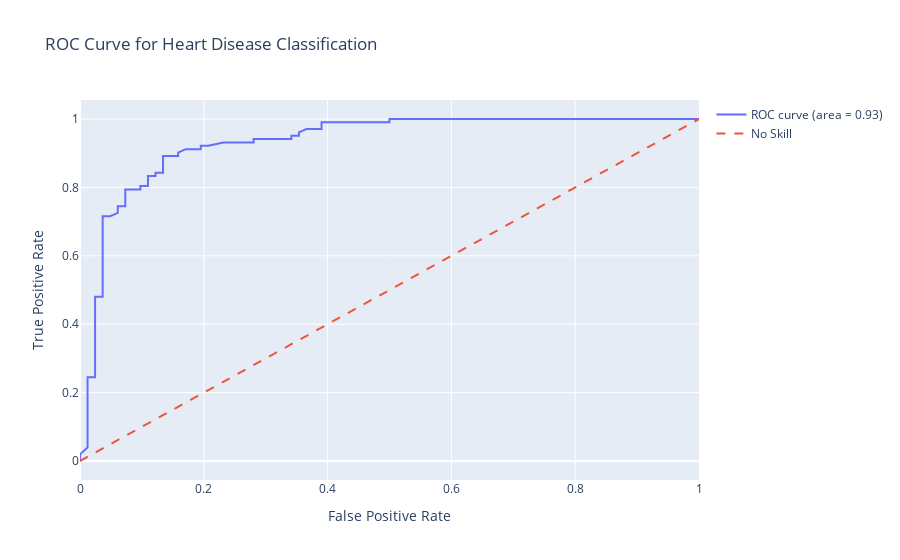

The code cell stored with this chart in its notebook:
### Code cell
y_pred_proba = rfgrid_model.predict_proba(X_test)[:, 1]
fpr, tpr, thresholds = roc_curve(y_test, y_pred_proba)
roc_auc = auc(fpr, tpr)

fig = go.Figure()

fig.add_trace(go.Scatter(x=fpr, y=tpr, mode='lines', name='ROC curve (area = %0.2f)' % roc_auc))

fig.add_trace(go.Scatter(x=[0, 1], y=[0, 1], mode='lines', name='No Skill', line=dict(dash='dash')))

fig.update_layout(
    title='ROC Curve for Heart Disease Classification',
    xaxis_title='False Positive Rate',
    yaxis_title='True Positive Rate',
    showlegend=True
)

# Show the plot
fig.show()

### Figure 1 — Plotly figure (JSON) as saved in the notebook; plotly's stock layout.template omitted (floating-point values rounded to 4 significant figures)
{"data": [{"mode": "lines", "name": "ROC curve (area = 0.93)", "type": "scatter", "x": [0, 0, 0.0122, 0.0122, 0.0122, 0.0122, 0.0122, 0.0122, 0.02439, 0.02439, 0.02439, 0.02439, 0.02439, 0.02439, 0.02439, 0.02439, 0.02439, 0.03659, 0.03659, 0.03659, 0.03659, 0.03659, 0.03659, 0.03659, 0.03659, 0.03659, 0.04878, 0.06098, 0.06098, 0.07317, 0.07317, 0.07317, 0.07317, 0.09756, 0.09756, 0.1098, 0.1098, 0.122, 0.122, 0.1341, 0.1341, 0.1585, 0.1585, 0.1707, 0.1951, 0.1951, 0.2073, 0.2317, 0.2805, 0.2805, 0.3049, 0.3171, 0.3415, 0.3415, 0.3537, 0.3537, 0.3659, 0.3902, 0.3902, 0.4146, 0.4268, 0.4512, 0.4756, 0.5, 0.5, 0.5244, 0.5488, 0.5854, 0.622, 0.6341, 0.6585, 0.6829, 0.7073, 0.7683, 0.8049, 0.8293, 0.878, 0.9512, 1], "y": [0, 0.01961, 0.03922, 0.09804, 0.1373, 0.1961, 0.2157, 0.2451, 0.2451, 0.2843, 0.3039, 0.3529, 0.3922, 0.402, 0.4216, 0.4608, 0.4804, 0.4804, 0.5098, 0.5294, 0.5686, 0.598, 0.6078, 0.6275, 0.6667, 0.7157, 0.7157, 0.7255, 0.7451, 0.7451, 0.7647, 0.7745, 0.7941, 0.7941, 0.8039, 0.8039, 0.8333, 0.8333, 0.8431, 0.8431, 0.8922, 0.8922, 0.902, 0.9118, 0.9118, 0.9216, 0.9216, 0.9314, 0.9314, 0.9412, 0.9412, 0.9412, 0.9412, 0.951, 0.951, 0.9608, 0.9706, 0.9706, 0.9902, 0.9902, 0.9902, 0.9902, 0.9902, 0.9902, 1, 1, 1, 1, 1, 1, 1, 1, 1, 1, 1, 1, 1, 1, 1]}, {"line": {"dash": "dash"}, "mode": "lines", "name": "No Skill", "type": "scatter", "x": [0, 1], "y": [0, 1]}], "layout": {"showlegend": true, "title": {"text": "ROC Curve for Heart Disease Classification"}, "xaxis": {"title": {"text": "False Positive Rate"}}, "yaxis": {"title": {"text": "True Positive Rate"}}}}
